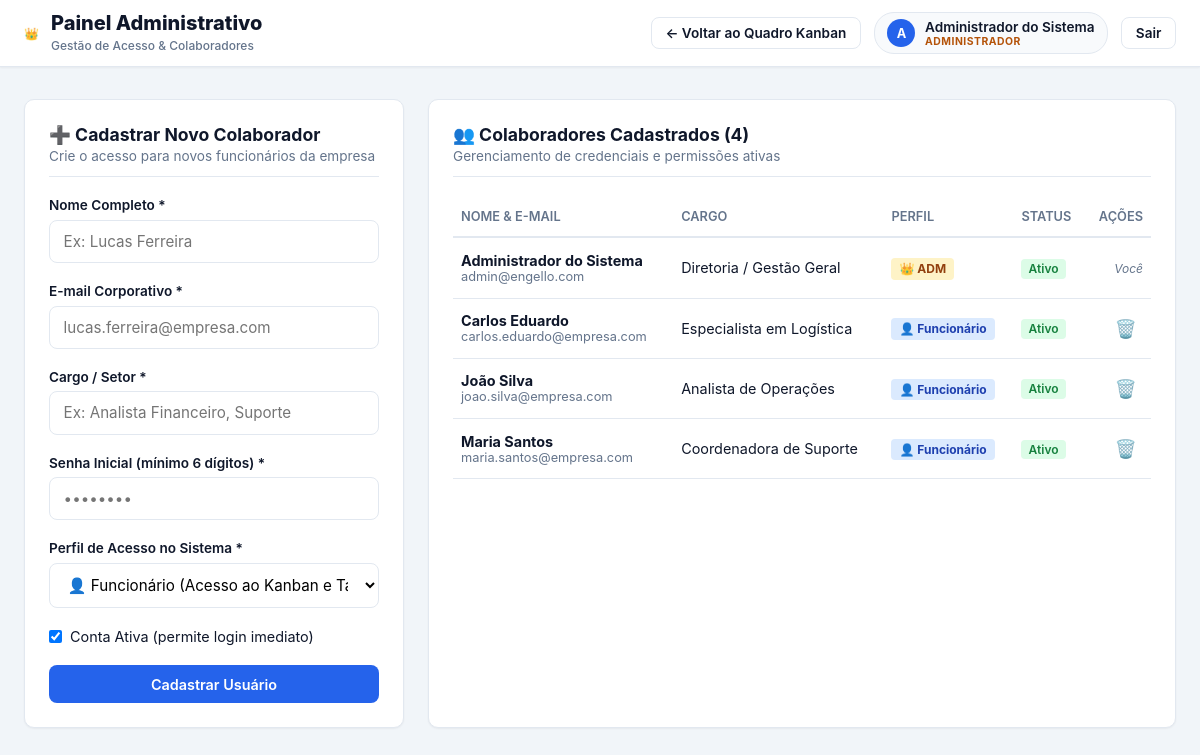
The app's page /frontend/admin-usuarios.php (signed in) with its own data.
### tables this page shows
CREATE TABLE IF NOT EXISTS `usuarios` (
  `id` INT AUTO_INCREMENT PRIMARY KEY,
  `nome` VARCHAR(100) NOT NULL,
  `email` VARCHAR(150) NOT NULL UNIQUE,
  `senha` VARCHAR(255) NOT NULL,
  `cargo` VARCHAR(100) DEFAULT 'Colaborador',
  `role` ENUM('admin', 'funcionario') NOT NULL DEFAULT 'funcionario',
  `ativo` TINYINT(1) NOT NULL DEFAULT 1,
  `criado_em` TIMESTAMP DEFAULT CURRENT_TIMESTAMP,
  `atualizado_em` TIMESTAMP DEFAULT CURRENT_TIMESTAMP ON UPDATE CURRENT_TIMESTAMP
);

### app/helpers/AuthMiddleware.php (called while the page is built, shortened)
<?php
class AuthMiddleware {
    public static function obterUsuarioLogado() {
        if (isset($_SESSION['usuario']) && is_array($_SESSION['usuario'])) {
            return $_SESSION['usuario'];
        }
        return null;
    }
    public static function exigirAutenticacaoPagina($caminhoLogin = 'login.php') {
        $usuario = self::obterUsuarioLogado();
        return $usuario;
    }
    public static function exigirAdminPagina($caminhoDashboard = 'dashboard.php') {
        $usuario = self::exigirAutenticacaoPagina('login.php');
        return $usuario;
    }
}

### app/repositories/UsuarioRepository.php (called while the page is built, shortened)
<?php
require_once __DIR__ . '/../../config/database.php';
require_once __DIR__ . '/../models/Usuario.php';
class UsuarioRepository {
    private $db;
    public function __construct() {
        $this->db = getDatabaseConnection();
    }
    public function listarTodos() {
        $sql = "SELECT id, nome, email, cargo, role, ativo, criado_em, atualizado_em FROM usuarios ORDER BY nome ASC";
        $stmt = $this->db->query($sql);
        $usuarios = [];
        while ($linha = $stmt->fetch()) {
            $usuarios[] = (new Usuario($linha))->toArraySeguro();
        }
        return $usuarios;
    }
}

### config/database.php (called while the page is built, shortened)
<?php
function getDatabaseConnection() {
    $host     = getenv('DB_HOST') ?: 'localhost';
    $dbname   = getenv('DB_NAME') ?: 'engellonovo';
    $user     = getenv('DB_USER') ?: 'root';
    $password = getenv('DB_PASS') !== false ? getenv('DB_PASS') : '';
    $port     = getenv('DB_PORT') ?: '3306';
    $charset  = 'utf8mb4';
    $dsn = "mysql:host={$host};port={$port};dbname={$dbname};charset={$charset}";
    $options = [
        PDO::ATTR_ERRMODE            => PDO::ERRMODE_EXCEPTION,
        PDO::ATTR_DEFAULT_FETCH_MODE => PDO::FETCH_ASSOC,
        PDO::ATTR_EMULATE_PREPARES   => false,
        PDO::MYSQL_ATTR_INIT_COMMAND => "SET NAMES {$charset} COLLATE utf8mb4_unicode_ci"
    ];
    try {
        $pdo = new PDO($dsn, $user, $password, $options);
        return $pdo;
    } catch (PDOException $e) {
        error_log("Erro de Conexão MySQL: " . $e->getMessage());
        if (strpos($_SERVER['REQUEST_URI'] ?? '', '/api/') !== false) {
            header('Content-Type: application/json; charset=utf-8');
            http_response_code(500);
            echo json_encode([
                'sucesso' => false,
                'mensagem' => 'Não foi possível conectar ao banco de dados MySQL. Verifique as credenciais no arquivo config/database.php.',
                'detalhe' => $e->getMessage()
            ], JSON_UNESCAPED_UNICODE);
            exit;
        }
        die("<div style='font-family:sans-serif;padding:20px;background:#fee2e2;color:#991b1b;border-radius:8px;max-width:600px;margin:40px auto;border:1px solid #f87171;'>
            <h3 style='margin-top:0;'>Erro de Conexão ao MySQL</h3>
            <p>Não foi possível conectar ao banco de dados. Configure as credenciais em <strong>config/database.php</strong> e importe o arquivo <strong>database.sql</strong>.</p>
            <small style='color:#7f1d1d;'>Detalhe: " . htmlspecialchars($e->getMessage()) . "</small>
        </div>");
    }
}

### app/services/UsuarioService.php (called while the page is built, shortened)
<?php
require_once __DIR__ . '/../repositories/UsuarioRepository.php';
class UsuarioService {
    private $usuarioRepo;
    public function __construct() {
        $this->usuarioRepo = new UsuarioRepository();
    }
    public function listar() {
        return $this->usuarioRepo->listarTodos();
    }
}

### app/models/Usuario.php (called while the page is built, shortened)
<?php
class Usuario {
    public $id;
    public $nome;
    public $email;
    public $cargo;
    public $role;
    public $ativo;
    public $criado_em;
    public $atualizado_em;
    public function __construct(array $dados = []) {
        $this->id            = $dados['id'] ?? null;
        $this->nome          = $dados['nome'] ?? '';
        $this->email         = $dados['email'] ?? '';
        $this->cargo         = $dados['cargo'] ?? 'Colaborador';
        $this->role          = $dados['role'] ?? 'funcionario';
        $this->ativo         = isset($dados['ativo']) ? (int)$dados['ativo'] : 1;
        $this->criado_em     = $dados['criado_em'] ?? null;
        $this->atualizado_em = $dados['atualizado_em'] ?? null;
    }
    public function toArraySeguro() {
        return [
            'id'            => (int)$this->id,
            'nome'          => $this->nome,
            'email'         => $this->email,
            'cargo'         => $this->cargo,
            'role'          => $this->role,
            'ativo'         => (int)$this->ativo,
            'criado_em'     => $this->criado_em,
            'atualizado_em' => $this->atualizado_em
        ];
    }
}

### frontend/admin-usuarios.php (the view, shortened to what this page needs)
<?php
require_once __DIR__ . '/../app/helpers/AuthMiddleware.php';
require_once __DIR__ . '/../app/services/UsuarioService.php';
$adminLogado = AuthMiddleware::exigirAdminPagina('dashboard.php');
$usuarioService = new UsuarioService();
$usuarios = $usuarioService->listar();
?>
<!DOCTYPE html>
<html lang="pt-BR">
<head>
    <link rel="stylesheet" href="assets/css/style.css">
</head>
<body class="dashboard-body">
    <header class="top-nav">
        <div class="nav-brand">
            <span class="brand-icon">👑</span>
            <div class="brand-text">
                <h1>Painel Administrativo</h1>
                <span>Gestão de Acesso & Colaboradores</span>
            </div>
        </div>
        <div class="nav-actions">
            <a href="dashboard.php" class="btn btn-outline btn-sm">
                ← Voltar ao Quadro Kanban
            </a>
            <div class="user-badge">
                <div class="user-avatar">
                    <?= htmlspecialchars(strtoupper(substr($adminLogado['nome'], 0, 1))) ?>
                </div>
                <div class="user-details">
                    <span class="user-name"><?= htmlspecialchars($adminLogado['nome']) ?></span>
                    <span class="user-role role-admin">ADMINISTRADOR</span>
                </div>
            </div>
            <a href="../api/auth.php?acao=logout" class="btn btn-outline btn-sm">
                Sair
            </a>
        </div>
    </header>
    <main class="admin-container">
        <div class="admin-grid">
            <div class="admin-card">
                <div class="admin-card-header">
                    <h3>➕ Cadastrar Novo Colaborador</h3>
                    <p>Crie o acesso para novos funcionários da empresa</p>
                </div>
                <form method="POST" action="admin-usuarios.php" class="admin-form" id="formNovoUsuario">
                    <div class="form-group">
                        <label for="nome">Nome Completo *</label>
                        <input type="text" id="nome" name="nome" required placeholder="Ex: Lucas Ferreira">
                    </div>
                    <div class="form-group">
                        <label for="email">E-mail Corporativo *</label>
                        <input type="email" id="email" name="email" required placeholder="lucas.ferreira@empresa.com">
                    </div>
                    <div class="form-group">
                        <label for="cargo">Cargo / Setor *</label>
                        <input type="text" id="cargo" name="cargo" required placeholder="Ex: Analista Financeiro, Suporte">
                    </div>
                    <div class="form-group">
                        <label for="senha">Senha Inicial (mínimo 6 dígitos) *</label>
                        <input type="password" id="senha" name="senha" required minlength="6" placeholder="••••••••">
                    </div>
                    <div class="form-group">
                        <label for="role">Perfil de Acesso no Sistema *</label>
                        <select id="role" name="role" required>
                            <option value="funcionario" selected>👤 Funcionário (Acesso ao Kanban e Tarefas)</option>
                        </select>
                    </div>
                    <div class="form-group-checkbox">
                        <label>
                            <input type="checkbox" name="ativo" value="1" checked>
                            Conta Ativa (permite login imediato)
                        </label>
                    </div>
                    <button type="submit" class="btn btn-primary btn-block">
                        Cadastrar Usuário
                    </button>
                </form>
            </div>
            <div class="admin-card">
                <div class="admin-card-header flex-between">
                    <div>
                        <h3>👥 Colaboradores Cadastrados (<?= count($usuarios) ?>)</h3>
                        <p>Gerenciamento de credenciais e permissões ativas</p>
                    </div>
                </div>
                <div class="table-responsive">
                    <table class="users-table">
                        <thead>
                            <tr>
                                <th>Nome & E-mail</th>
                                <th>Cargo</th>
                                <th>Perfil</th>
                                <th>Status</th>
                                <th style="text-align: right;">Ações</th>
                            </tr>
                        </thead>
                        <tbody>
                            <?php foreach ($usuarios as $u): ?>
                                <tr>
                                    <td>
                                        <div class="user-row-info">
                                            <strong><?= htmlspecialchars($u['nome']) ?></strong>
                                            <span class="user-row-email"><?= htmlspecialchars($u['email']) ?></span>
                                        </div>
                                    </td>
                                    <td><?= htmlspecialchars($u['cargo']) ?></td>
                                    <td>
                                        <span class="badge-role <?= $u['role'] === 'admin' ? 'badge-admin' : 'badge-func' ?>">
                                            <?= $u['role'] === 'admin' ? '👑 ADM' : '👤 Funcionário' ?>
                                        </span>
                                    </td>
                                    <td>
                                        <span class="badge-status <?= $u['ativo'] ? 'status-active' : 'status-inactive' ?>">
                                            <?= $u['ativo'] ? 'Ativo' : 'Inativo' ?>
                                        </span>
                                    </td>
                                    <td style="text-align: right;">
                                        <?php if ((int)$u['id'] !== (int)$adminLogado['id']): ?>
                                            <form method="POST" action="admin-usuarios.php" style="display:inline;" onsubmit="return confirm('Tem certeza que deseja excluir o usuário <?= htmlspecialchars(addslashes($u['nome'])) ?>?');">
                                                <button type="submit" class="btn-delete" title="Excluir Usuário">
                                                    🗑️
                                                </button>
                                            </form>
                                        <?php else: ?>
                                            <span class="badge-self">Você</span>
                                        <?php endif; ?>
                                    </td>
                                </tr>
                            <?php endforeach; ?>
                        </tbody>
                    </table>
                </div>
            </div>
        </div>
    </main>
</body>
</html>

### records on screen
usuarios: nome "A", nome "Administrador do Sistema", email "admin@engello.com", cargo "Diretoria / Gestão Geral", role "👑 ADM", ativo "Ativo", shows "Você"
usuarios: nome "Carlos Eduardo", email "carlos.eduardo@empresa.com", cargo "Especialista em Logística", role "👤 Funcionário", ativo "Ativo"
usuarios: nome "João Silva", email "joao.silva@empresa.com", cargo "Analista de Operações", role "👤 Funcionário", ativo "Ativo"
usuarios: nome "Maria Santos", email "maria.santos@empresa.com", cargo "Coordenadora de Suporte", role "👤 Funcionário", ativo "Ativo"

### other values on screen
count($usuarios) "4"
